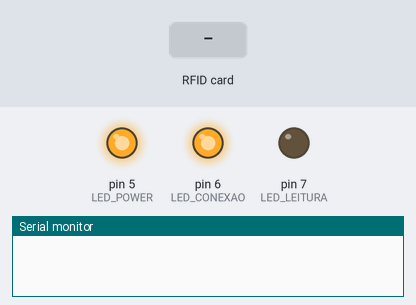
Bench run of a sketch on a simulated Arduino Uno, built with avr-gcc and run on an emulated ATmega328P. On the bench: output pins drawn as LEDs (lit = HIGH), the last lines printed to the serial monitor. The inputs (shaded band) are chosen by the test bench. Pins used as bus, display or sensor lines are not drawn.

Above: at 1.1 s.
At 5.3 s:
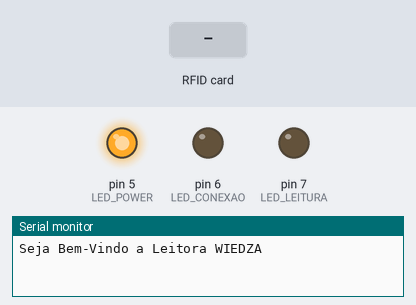
5.4 s: RFID card 5E 7A 19 C4 held to the reader
At 6.2 s:
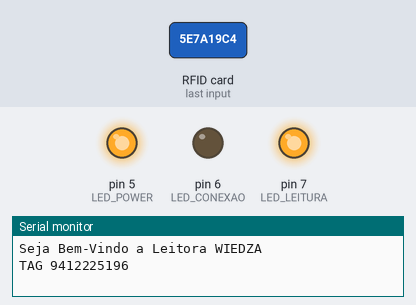
Timing chart, 0 to 8.4 s (numbered marks = the images above; inputs shaded):
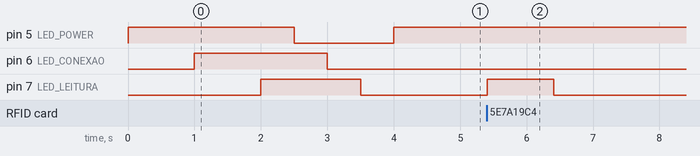

Measured:
- after the input at 5.4 s, pin 7 (LED_LEITURA): LOW → HIGH at once, → LOW 1.0 s later

The sketch:

Wiedza.ino
```cpp
/************************************************
 *      LEITORA RFID RC522 - PROJETO WIEDZA     *
 ************************************************
 * AUTOR: Gabriel Sousa Kraszczuk               *
 * DATA: 11/11/2015                             *
 * VERSÃO: 1.0                                  *
 * OBS: LINK PARA DEBUG:http://www.arduinoecia.com.br/2014/12/controle-de-acesso-modulo-rfid-rc522.html
 ************************************************/
#include <SPI.h>
#include <MFRC522.h>

/******LED'S INDICADORES*********/
int LED_POWER = 5; //LED VERMELHO
int LED_LEITURA = 7; //LED VERDE
int LED_CONEXAO = 6; //LED BRANCO

/******DEFINICAO DOS PINOS MODULO RFID RC522*******/
#define SS_PIN 10
#define RST_PIN 9
MFRC522 rfid(SS_PIN, RST_PIN);

/******VARIÁVEIS GLOBAIS********/
String uidDaTag=" ";
long tempoAnteriorMillis = 0;
long intervaloDeTempo = 30000;

/*******INICIALIZAÇÃO DOS LED'S INDICADORES******/
void inicializarLeds(){
  pinMode(LED_POWER, OUTPUT);
  pinMode(LED_LEITURA, OUTPUT);
  pinMode(LED_CONEXAO, OUTPUT);
}

/*******INICIALIZAÇÃO DA SERIAL********/
void iniciarSerial(){
  Serial.begin(9600);
}

/********INICIALIZAÇÃO DA LEITORA*********/
void inicializarLeitora(){
  //Testando Os leds indicativos
 digitalWrite(LED_POWER, HIGH);
 delay(1000);
 digitalWrite(LED_CONEXAO, HIGH);
 delay(1000);
 digitalWrite(LED_LEITURA, HIGH);
 delay(500);

 digitalWrite(LED_POWER, LOW);
 delay(500);
 digitalWrite(LED_CONEXAO, LOW);
 delay(500);
 digitalWrite(LED_LEITURA, LOW);
 delay(500);
 digitalWrite(LED_POWER, HIGH);
 delay(100);
 //Iniciando a comunicação pelo protocolo SPI
 SPI.begin();

 //Iniciando o módulo RFID RC522
  rfid.PCD_Init();
}

/********FUNÇÃO CONTADOR DE TEMPO*********/
void temporizador(){
 unsigned long tempoAtualMillis = millis();
 if(tempoAtualMillis - tempoAnteriorMillis > intervaloDeTempo){
    uidDaTag =" ";
    tempoAnteriorMillis = tempoAtualMillis;
 }
}

void setup() {
  inicializarLeds();
  iniciarSerial();
  inicializarLeitora();
  Serial.print("Seja Bem-Vindo a Leitora WIEDZA\n");

}

void loop() {
  //Testa a aproximação do cartão RFID
  if(rfid.PICC_IsNewCardPresent()){
     if(rfid.PICC_ReadCardSerial()){
         String conteudoDaTag;
         for(byte k = 0; k < rfid.uid.size; k++){
           conteudoDaTag.concat(String(rfid.uid.uidByte[k]));
         }
         if(conteudoDaTag == uidDaTag){
            temporizador();
         }
         else{
           digitalWrite(LED_LEITURA,HIGH);
           uidDaTag = conteudoDaTag;
           Serial.print("TAG "+uidDaTag+"\n");
           delay(1000);
           digitalWrite(LED_LEITURA,LOW);
           temporizador();
         }
     }
  }
  temporizador();
}
```
